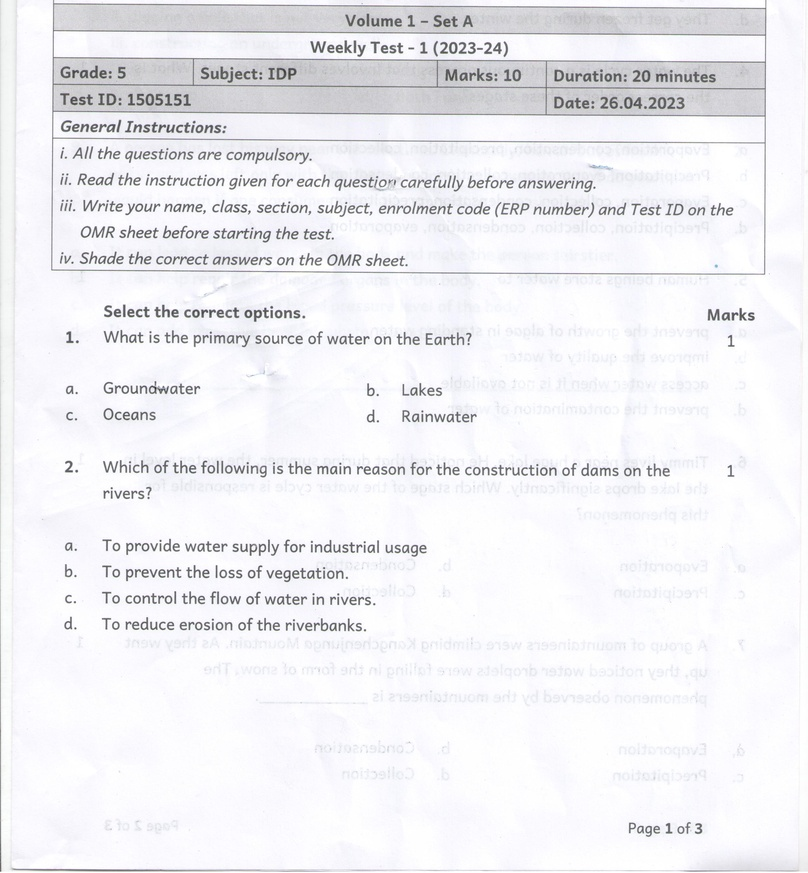
#> input picture input_images/4_ThresholdingImage.jpg, 808 x 873 px, shrunk from 2550 x 2756 before the run, found by its file name
$ python convolution.py
#> lines starting #> are read from the running program, lines starting #| are printed output that depends on the picture
import cv2
import numpy as np

# Read the input image
image = cv2.imread("input_images/4_ThresholdingImage.jpg")
#> image is the input picture: shape (873, 808, 3); mean B, G, R 243.5, 240, 240.2

# Check if the image was successfully loaded
if image is None:
    print("Unable to load the image.")
    exit()

# Define the kernel for de-noising convolution
kernel = np.array([[1, 1, 1],
                   [1, -8, 1],
                   [1, 1, 1]])

# Perform image convolution
convolved_image = cv2.filter2D(image, -1, kernel)
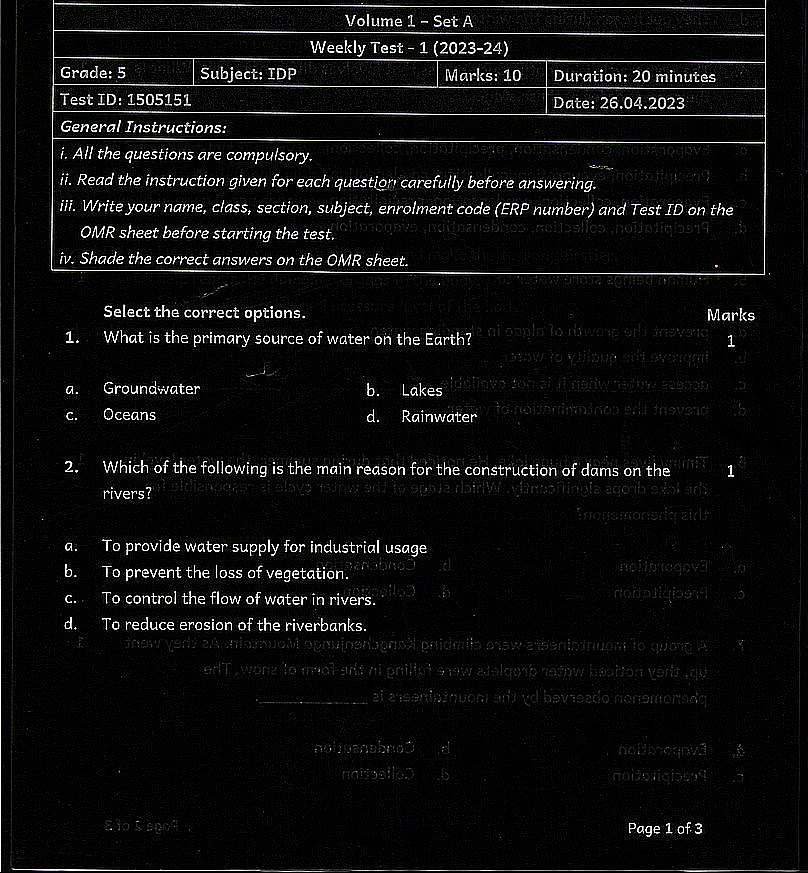
#> convolved_image: shape (873, 808, 3); mean B, G, R 13.4, 13.7, 13.7


stacked_results = np.hstack((image, convolved_image))
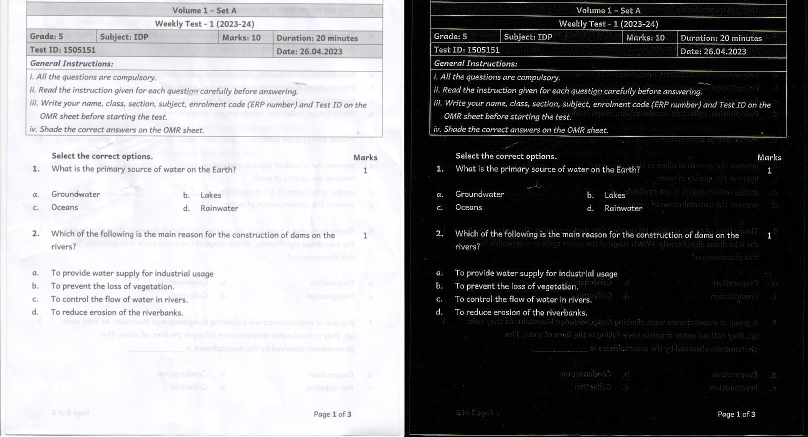
#> stacked_results: shape (873, 1616, 3) (shown at 1/2 size); mean B, G, R 128.4, 126.8, 126.9
# Display the original image and the convolved output image
cv2.imshow('Convolution', stacked_results)

# Wait for key press and then close all windows
cv2.waitKey(0)
cv2.destroyAllWindows()
cv2.imwrite("output_images/convolution.jpg", stacked_results)
